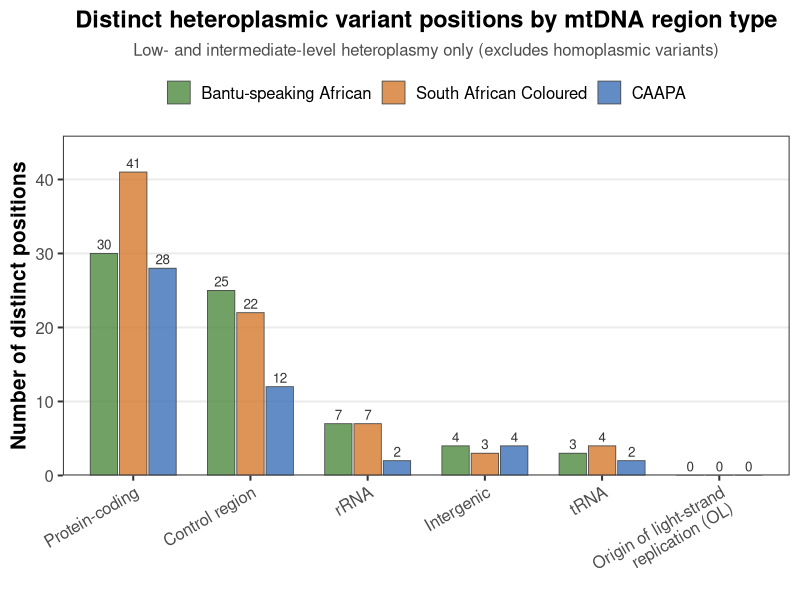
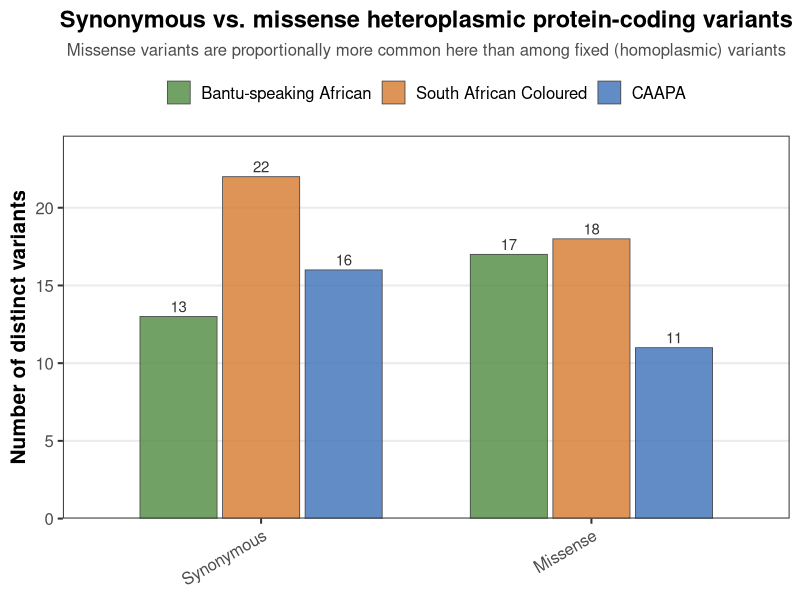
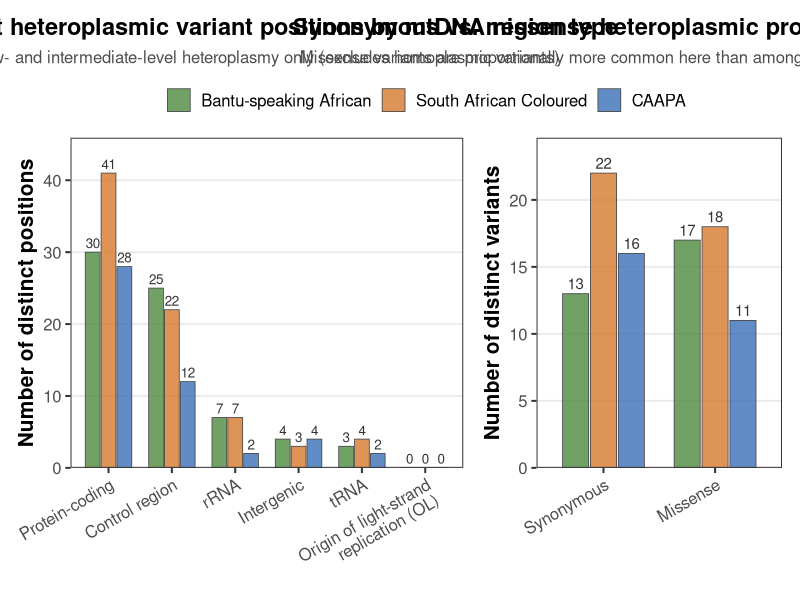

Write R code to recreate these figures, in order.
## =============================================================================
## heteroplasmic_region_type_and_consequence_barplots.R
##
## Same two-plot structure as region_type_and_consequence_barplots.R, but
## restricted to HETEROPLASMIC variants only (hf_class %in% c("low_het",
## "intermediate_het")) rather than all QC-passed variants (which included
## homoplasmic calls).
##
## Data pulled directly from variant_calls_annotated.csv, filtered to
## heteroplasmic calls, deduplicated to distinct (cohort, POS, region_type)
## / (cohort, POS, gene, consequence) combinations, then hardcoded below --
## same approach as the companion script: this script's job is to visualise
## already-finalised numbers, not recompute them live. Update the two data
## frames if you rerun the pipeline and the underlying counts change.
##
## NOTE ON THE MISSENSE/SYNONYMOUS RESULT: unlike the all-variants version
## of this plot (synonymous ~2x missense in every cohort), the HETEROPLASMIC
## subset shows missense variants roughly matching or exceeding synonymous
## counts in Bantu (17 vs 13) and SAC (18 vs 22, closer to parity) --  only
## CAAPA still shows a synonymous majority (16 vs 11). This is a real,
## worth-reporting reversal: purifying selection removes deleterious
## missense variants before they reach fixation/homoplasmy, so a heteroplasmic
## (not-yet-fixed) snapshot is expected to show a less skewed, or even
## reversed, ratio relative to the fixed/homoplasmic variant set -- this
## plot is showing exactly that signature, not an inconsistency with the
## purifying-selection interpretation of the earlier plot.
## =============================================================================

library(dplyr); library(tidyr); library(ggplot2); library(forcats)

out_dir <- "."  ## change to write plots elsewhere, e.g. "mtDNA_QC_outputs/plots"

## -----------------------------------------------------------------------
## Cohort colour palette (soft/natural tones), consistent with the rest of
## the pipeline's figures
## -----------------------------------------------------------------------
cohort_colors <- c(
  "Bantu-speaking African" = "#4F8A3F",
  "South African Coloured" = "#D77A2D",
  "CAAPA" = "#3B6FB6"
)
cohort_levels <- names(cohort_colors)

theme_pub <- theme_bw(base_size = 15) +
  theme(
    plot.title = element_text(face = "bold", size = 17, hjust = 0.5),
    plot.subtitle = element_text(size = 12, hjust = 0.5, colour = "grey30"),
    axis.title = element_text(face = "bold"),
    axis.text.x = element_text(angle = 30, hjust = 1),
    legend.title = element_blank(),
    legend.position = "top",
    panel.grid.minor = element_blank(),
    panel.grid.major.x = element_blank()
  )

## =============================================================================
## Plot 1: distinct HETEROPLASMIC variant positions by mtDNA region type,
## per cohort. OL is included at 0 for all three cohorts deliberately --
## no heteroplasmic variation was observed there (all OL variants in this
## dataset are homoplasmic), which is itself a notable absence worth
## showing rather than silently dropping the category.
## =============================================================================
region_data_het <- tribble(
  ~region_type,       ~cohort,                    ~n_positions,
  "Protein-coding",   "Bantu-speaking African",    30,
  "Protein-coding",   "CAAPA",                      28,
  "Protein-coding",   "South African Coloured",     41,
  "Control region",   "Bantu-speaking African",    25,
  "Control region",   "CAAPA",                      12,
  "Control region",   "South African Coloured",     22,
  "rRNA",             "Bantu-speaking African",      7,
  "rRNA",             "CAAPA",                        2,
  "rRNA",             "South African Coloured",       7,
  "tRNA",             "Bantu-speaking African",       3,
  "tRNA",             "CAAPA",                        2,
  "tRNA",             "South African Coloured",       4,
  "Intergenic",       "Bantu-speaking African",       4,
  "Intergenic",       "CAAPA",                        4,
  "Intergenic",       "South African Coloured",       3,
  "Origin of light-strand\nreplication (OL)", "Bantu-speaking African", 0,
  "Origin of light-strand\nreplication (OL)", "CAAPA",                   0,
  "Origin of light-strand\nreplication (OL)", "South African Coloured",  0
) %>%
  mutate(
    cohort = factor(cohort, levels = cohort_levels),
    region_type = fct_reorder(region_type, n_positions, .fun = max, .desc = TRUE)
  )

p1 <- ggplot(region_data_het, aes(x = region_type, y = n_positions, fill = cohort)) +
  geom_col(position = position_dodge(width = 0.75), width = 0.7, colour = "grey30", linewidth = 0.3, alpha = 0.8) +
  geom_text(aes(label = n_positions), position = position_dodge(width = 0.75),
            vjust = -0.4, size = 3.4, colour = "grey20") +
  scale_fill_manual(values = cohort_colors) +
  scale_y_continuous(expand = expansion(mult = c(0, 0.12))) +
  labs(
    title = "Distinct heteroplasmic variant positions by mtDNA region type",
    subtitle = "Low- and intermediate-level heteroplasmy only (excludes homoplasmic variants)",
    x = NULL, y = "Number of distinct positions"
  ) +
  theme_pub

ggsave(file.path(out_dir, "barplot_heteroplasmic_region_type_by_cohort.png"), p1, width = 9, height = 6, dpi = 300, bg = "white")

## =============================================================================
## Plot 2: synonymous vs. missense counts among HETEROPLASMIC protein-coding
## variants, per cohort. See header note -- this ratio is notably different
## from (in Bantu/SAC, reversed relative to) the all-variants comparison.
## =============================================================================
consequence_data_het <- tribble(
  ~consequence,  ~cohort,                    ~n_variants,
  "Synonymous",  "Bantu-speaking African",     13,
  "Synonymous",  "CAAPA",                       16,
  "Synonymous",  "South African Coloured",      22,
  "Missense",    "Bantu-speaking African",      17,
  "Missense",    "CAAPA",                       11,
  "Missense",    "South African Coloured",      18
) %>%
  mutate(
    cohort = factor(cohort, levels = cohort_levels),
    consequence = factor(consequence, levels = c("Synonymous", "Missense"))
  )

p2 <- ggplot(consequence_data_het, aes(x = consequence, y = n_variants, fill = cohort)) +
  geom_col(position = position_dodge(width = 0.75), width = 0.7, colour = "grey30", linewidth = 0.3, alpha = 0.8) +
  geom_text(aes(label = n_variants), position = position_dodge(width = 0.75),
            vjust = -0.4, size = 3.8, colour = "grey20") +
  scale_fill_manual(values = cohort_colors) +
  scale_y_continuous(expand = expansion(mult = c(0, 0.12))) +
  labs(
    title = "Synonymous vs. missense heteroplasmic protein-coding variants",
    subtitle = "Missense variants are proportionally more common here than among fixed (homoplasmic) variants",
    x = NULL, y = "Number of distinct variants"
  ) +
  theme_pub

ggsave(file.path(out_dir, "barplot_heteroplasmic_synonymous_vs_missense.png"), p2, width = 7, height = 6, dpi = 300, bg = "white")

## -----------------------------------------------------------------------
## Optional: combined two-panel figure (requires patchwork)
## -----------------------------------------------------------------------
if (requireNamespace("patchwork", quietly = TRUE)) {
  library(patchwork)
  combined <- p1 + p2 + plot_layout(guides = "collect", widths = c(1.6, 1)) &
    theme(legend.position = "top")
  ggsave(file.path(out_dir, "barplot_heteroplasmic_region_and_consequence_combined.png"), combined,
         width = 15, height = 6, dpi = 300, bg = "white")
  message("Also saved combined two-panel figure: barplot_heteroplasmic_region_and_consequence_combined.png")
} else {
  message("patchwork not installed -- skipping combined figure (install.packages(\"patchwork\") to enable).")
}

message("Done. Saved: barplot_heteroplasmic_region_type_by_cohort.png, barplot_heteroplasmic_synonymous_vs_missense.png")
